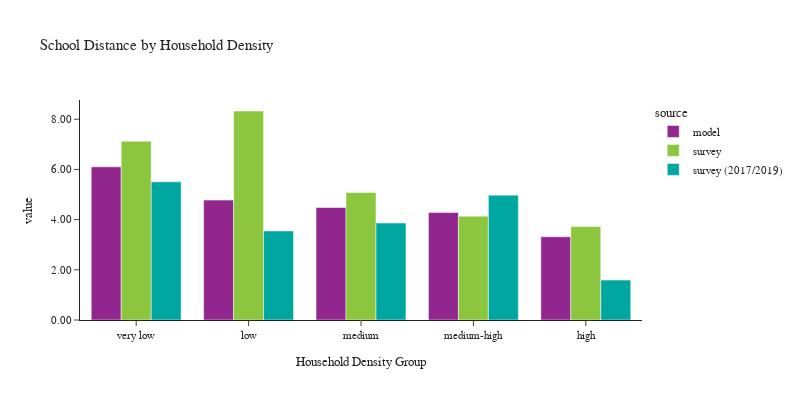

The code cell stored with this chart in its notebook:
### Code cell
plot_school_location(df_students, 'hh_density_group', 'Household Density', 'Household Density Group')

### Figure 1 — Plotly figure (JSON) as saved in the notebook; plotly's stock layout.template omitted (floating-point values rounded to 4 significant figures)
{"data": [{"alignmentgroup": "True", "customdata": [[13461], [14761], [28265], [23948], [16616]], "hovertemplate": "source=model<br>hh_density_group=%{x}<br>value=%{y}<br>sample count=%{customdata[0]}<extra></extra>", "legendgroup": "model", "marker": {"color": "#91268F", "pattern": {"shape": ""}}, "name": "model", "offsetgroup": "model", "orientation": "v", "showlegend": true, "textposition": "auto", "type": "bar", "x": ["very low", "low", "medium", "medium-high", "high"], "xaxis": "x", "y": [6.102, 4.777, 4.482, 4.28, 3.315], "yaxis": "y"}, {"alignmentgroup": "True", "customdata": [[88], [124], [218], [223], [266]], "hovertemplate": "source=survey<br>hh_density_group=%{x}<br>value=%{y}<br>sample count=%{customdata[0]}<extra></extra>", "legendgroup": "survey", "marker": {"color": "#8CC63E", "pattern": {"shape": ""}}, "name": "survey", "offsetgroup": "survey", "orientation": "v", "showlegend": true, "textposition": "auto", "type": "bar", "x": ["very low", "low", "medium", "medium-high", "high"], "xaxis": "x", "y": [7.122, 8.327, 5.078, 4.137, 3.722], "yaxis": "y"}, {"alignmentgroup": "True", "customdata": [[42], [44], [119], [70], [176]], "hovertemplate": "source=survey (2017/2019)<br>hh_density_group=%{x}<br>value=%{y}<br>sample count=%{customdata[0]}<extra></extra>", "legendgroup": "survey (2017/2019)", "marker": {"color": "#00A7A0", "pattern": {"shape": ""}}, "name": "survey (2017/2019)", "offsetgroup": "survey (2017/2019)", "orientation": "v", "showlegend": true, "textposition": "auto", "type": "bar", "x": ["very low", "low", "medium", "medium-high", "high"], "xaxis": "x", "y": [5.505, 3.548, 3.864, 4.975, 1.59], "yaxis": "y"}], "layout": {"barmode": "group", "font": {"size": 11}, "height": 400, "legend": {"title": {"text": "source"}, "tracegroupgap": 0}, "title": {"text": "School Distance by Household Density"}, "width": 800, "xaxis": {"anchor": "y", "domain": [0.0, 1.0], "title": {"text": "Household Density Group"}}, "yaxis": {"anchor": "x", "domain": [0.0, 1.0], "tickformat": ".2f", "title": {"text": "value"}}}}
